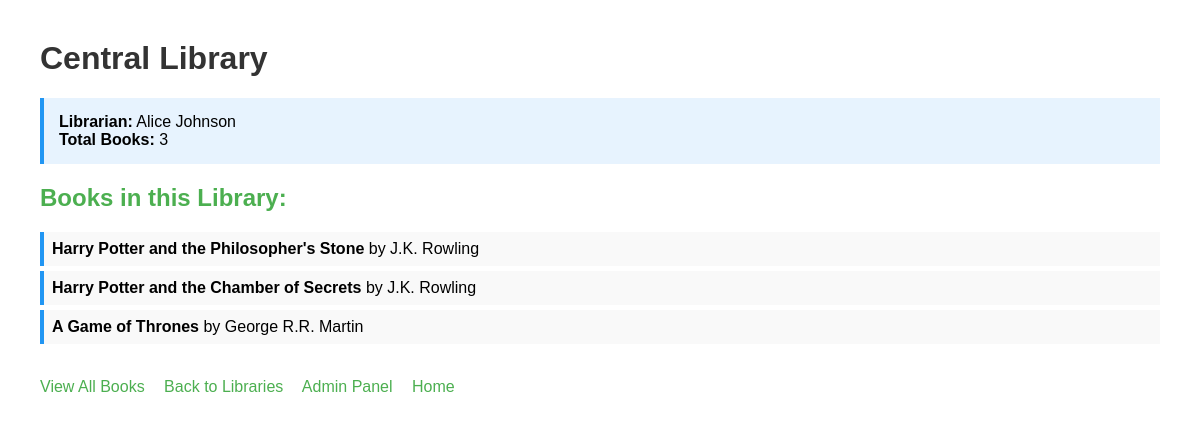
The page /relationship/library/1/ (signed in) on the database its author committed.
### relationship_app/models.py (models this page shows, shortened)
class Library(models.Model):
    name = models.CharField(max_length=100)
    books = models.ManyToManyField(Book, related_name='libraries')

class Librarian(models.Model):
    name = models.CharField(max_length=100)
    library = models.OneToOneField(Library, on_delete=models.CASCADE, related_name='librarian')

class Book(models.Model):
    title = models.CharField(max_length=200)
    author = models.ForeignKey(Author, on_delete=models.CASCADE, related_name='books')

class Author(models.Model):
    name = models.CharField(max_length=100)

### relationship_app/views.py (the view)
# urls.py: path('library/<int:pk>/', views.LibraryDetailView.as_view(), name='library_detail'),
class LibraryDetailView(LoginRequiredMixin, DetailView):
    model = Library
    template_name = 'relationship_app/library_detail.html'
    context_object_name = 'library'
    login_url = '/relationship/login/'
    def get_queryset(self):
        return Library.objects.prefetch_related('books__author')

### relationship_app/templates/relationship_app/library_detail.html (shortened to what this page needs)
<!DOCTYPE html>
<html lang="en">
<head>
</head>
<body>
    <h1>{{ library.name }}</h1>
    <div class="info-box">
        {% if library.librarian %}
        <strong>Librarian:</strong> {{ library.librarian.name }}
        {% else %}
        <strong>Librarian:</strong> Not assigned
        {% endif %}
        <br>
        <strong>Total Books:</strong> {{ library.books.count }}
    </div>
    <h2>Books in this Library:</h2>
    <ul>
        {% for book in library.books.all %}
        <li><strong>{{ book.title }}</strong> by {{ book.author.name }}</li>
        {% empty %}
        <li>No books available in this library.</li>
        {% endfor %}
    </ul>
    <br>
    <a href="{% url 'relationship_app:list_books' %}">View All Books</a>
    <a href="{% url 'relationship_app:library_list' %}">Back to Libraries</a>
    <a href="/admin/">Admin Panel</a>
    <a href="/">Home</a>
</body>
</html>

### relationship_app/templates/relationship_app/library_detail.html (style rules this page uses)
body { font-family: Arial, sans-serif; margin: 40px; }
h1 { color: #333; }
h2 { color: #4CAF50; }
ul { list-style-type: none; padding: 0; }
li { padding: 8px; margin: 5px 0; background-color: #f9f9f9; border-left: 4px solid #2196F3; }
a { color: #4CAF50; text-decoration: none; margin-right: 15px; }
.info-box { background-color: #e7f3fe; padding: 15px; border-left: 4px solid #2196F3; margin: 20px 0; }

### rows shown on the page
Library: name "Central Library", librarian.name "Alice Johnson", books.count "3"
Book: title "Harry Potter and the Philosopher's Stone", author.name "J.K. Rowling"
Book: title "Harry Potter and the Chamber of Secrets", author.name "J.K. Rowling"
Book: title "A Game of Thrones", author.name "George R.R. Martin"
